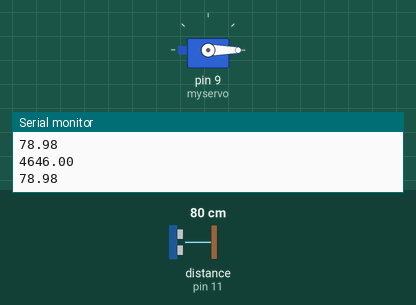
Bench run of a sketch on a simulated Arduino Uno, built with avr-gcc and run on an emulated ATmega328P. Shown: servo, the last lines printed to the serial monitor. Wiring (inferred from the names in the program): ultrasonic range finder: trigger pin 12; echo pin 11. Inputs (shaded band) come from the test bench; at power-on: distance to the obstacle (sensor on pin 11) 80 cm. The echo pulse lasts 58.3 µs per cm.

Above: at 1.2 s.
1.3 s: distance to the obstacle (sensor on pin 11) set to 55 cm
2.8 s: distance to the obstacle (sensor on pin 11) set to 45 cm
At 3.08 s:
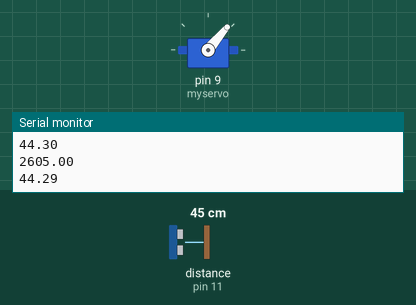
5.8 s: distance to the obstacle (sensor on pin 11) set to 4 cm
8.8 s: distance to the obstacle (sensor on pin 11) set to 35 cm
11.8 s: distance to the obstacle (sensor on pin 11) set to 9 cm
14.8 s: distance to the obstacle (sensor on pin 11) set to 2 cm
At 18.7 s:
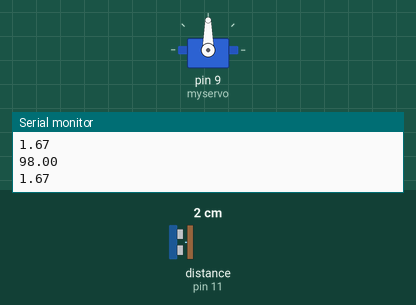
Timing chart, 0 to 18.8 s (numbered marks = the images above; inputs shaded):
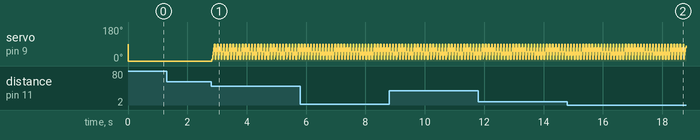

Measured:
- the behaviour switches between 51 and 50 cm on distance to the obstacle (sensor on pin 11) (found by bisection; images 0 and 1)
- after the input at 2.8 s, servo on pin 9 (myservo): ramps from 10° to 90° and jumps back, once every 0.10 s

The sketch:

door_lock.ino
```cpp
#include <Servo.h>
Servo myservo;
int pos;
int trigpin=12;
int echopin=11;
float traveltime;
float distanceCm;
void setup() {
  myservo.attach(9);
  pinMode(trigpin,OUTPUT);
  pinMode(echopin,INPUT);
  Serial.begin(9600);
}
void loop() {
  ultrasonic();
  myservo.write(0);
  if(distanceCm<=50.0){
 for (pos = 0; pos <= 90; pos+=10) {
    myservo.write(pos);
      delay(10);
  }
  }
}
void ultrasonic(){
 digitalWrite(trigpin,LOW);
  delayMicroseconds(2);
  digitalWrite(trigpin,HIGH);
  delayMicroseconds(10);
  digitalWrite(trigpin,LOW);

  traveltime=pulseIn(echopin,HIGH);
   Serial.println(traveltime);
  distanceCm=traveltime*0.034/2.0;
  Serial.println(distanceCm);
}
```
